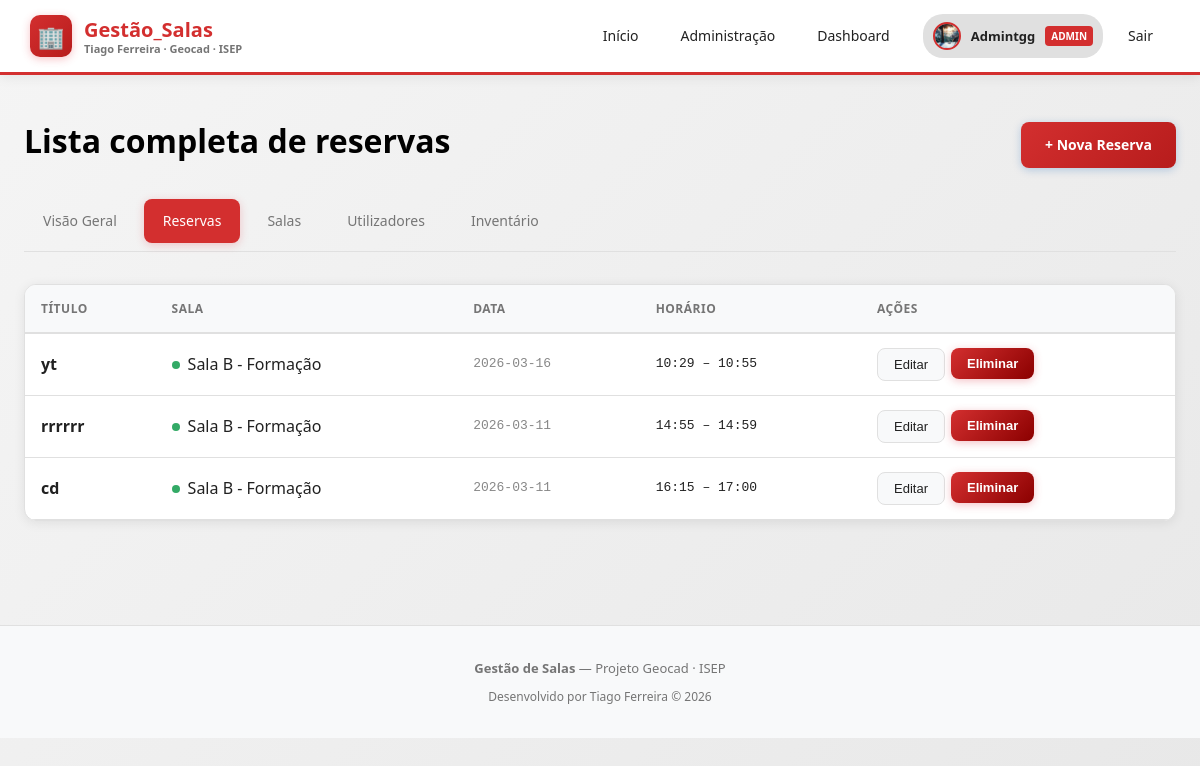
/admin/reservations (signed in), run on an earlier commit of the app's database.
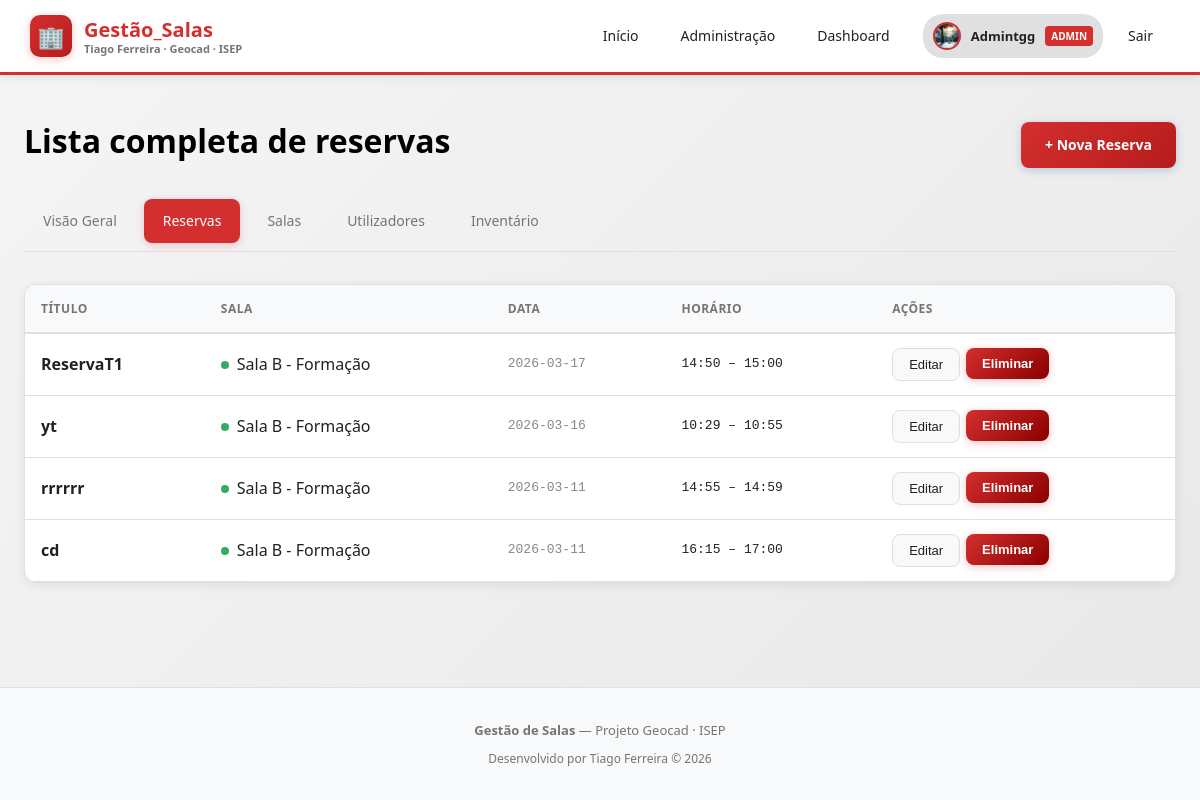
And on a later commit of the database.
### app/models.py (models this page shows)
class Reservation(Base):
    __tablename__ = "reservations"
    id         = Column(Integer, primary_key=True, index=True)
    title      = Column(String, nullable=False)
    date       = Column(String, nullable=False)        # ex: "2026-02-23"
    start_time = Column(String, nullable=False)        # ex: "09:00"
    end_time   = Column(String, nullable=False)        # ex: "10:00"
    room_id = Column(Integer, ForeignKey("rooms.id"), nullable=False)
    user_id = Column(Integer, ForeignKey("users.id"), nullable=False)
    room = relationship("Room", back_populates="reservations")
    user = relationship("User", back_populates="reservations")

class Room(Base):
    __tablename__ = "rooms"
    id         = Column(Integer, primary_key=True, index=True)
    name       = Column(String, nullable=False)
    capacity   = Column(Integer, nullable=False)
    location   = Column(String, nullable=False)
    color      = Column(String, default="#e85d04")
    start_time = Column(String, nullable=False)        # ex: "08:00"
    end_time   = Column(String, nullable=False)        # ex: "18:00"
    work_days  = Column(String, default="1,2,3,4,5")  # dias da semana separados por vírgula
    reservations = relationship("Reservation", back_populates="room")
    equipment = relationship("Equipment", back_populates="room")

### app/routers/admin.py (the view)
@router.get("/reservations")
async def reservations(request: Request, db=Depends(get_db)):
    user = require_admin(request, db)
    reservations = db.query(models.Reservation).order_by(models.Reservation.date.desc(), models.Reservation.start_time).all()
    rooms_list = db.query(models.Room).all()
    rooms = {r.id: r for r in rooms_list}
    return request.app.state.templates.TemplateResponse(
        "admin_reservations.html",
        {"request": request, "user": user, "reservations": reservations, "rooms": rooms},
    )

### app/templates/admin_reservations.html (shortened to what this page needs)
{% extends "base.html" %}
{% block content %}
<div class="container">
  <div style="display: flex; justify-content: space-between; align-items: center; margin-bottom: 24px;">
    <h1 class="page-title">Lista completa de reservas</h1>
    <a href="/dashboard" class="btn btn-primary">+ Nova Reserva</a>
  </div>
  <div class="admin-tabs">
    <a class="admin-tab" href="/admin">Visão Geral</a>
    <a class="admin-tab active" href="/admin/reservations">Reservas</a>
    <a class="admin-tab" href="/admin/rooms">Salas</a>
    <a class="admin-tab" href="/admin/users">Utilizadores</a>
    <a class="admin-tab" href="/admin/inventory">Inventário</a>
  </div>
  <div class="card" style="padding: 0; overflow: hidden;">
    <table>
      <thead>
        <tr>
          <th>Título</th>
          <th>Sala</th>
          <th>Data</th>
          <th>Horário</th>
          <th>Ações</th>
         </tr>
      </thead>
      <tbody>
        {% if reservations %}
          {% for r in reservations %}
            {% set room = rooms.get(r.room_id) %}
            <tr>
              <td style="font-weight: 600;">{{ r.title }}</td>
              <td>
                <div style="display: flex; align-items: center; gap: 8px;">
                  <div style="width: 8px; height: 8px; border-radius: 50%; background: {{ room.color if room else '#888' }};"></div>
                  {{ room.name if room else '—' }}
                </div>
              </td>
              <td style="font-family: monospace; color: #888;">{{ r.date }}</td>
              <td style="font-family: monospace;">{{ r.start_time }} – {{ r.end_time }}</td>
              <td>
                <div style="display: flex; gap: 6px;">
                  <button class="btn btn-secondary btn-sm" onclick="openModal('modal-edit-{{ r.id }}')">Editar</button>
                  <form method="post" action="/reservations/delete/{{ r.id }}" style="display:inline;" onsubmit="return confirm('Eliminar reserva?')">
                    <button class="btn btn-danger btn-sm" type="submit">Eliminar</button>
                  </form>
                </div>
              </td>
            </tr>
          {% endfor %}
        {% else %}
          <tr>
            <td colspan="5" style="text-align: center; color: #555; padding: 40px;">Sem reservas registadas.</td>
          </tr>
        {% endif %}
      </tbody>
    </table>
  </div>
</div>
{% endblock %}

What changed in the data, as far as the page shows it:
added Reservation: title "ReservaT1", {{ room.name if room else '—' }} "Sala B - Formação", date "2026-03-17", start_time "14:50", end_time "15:00"
